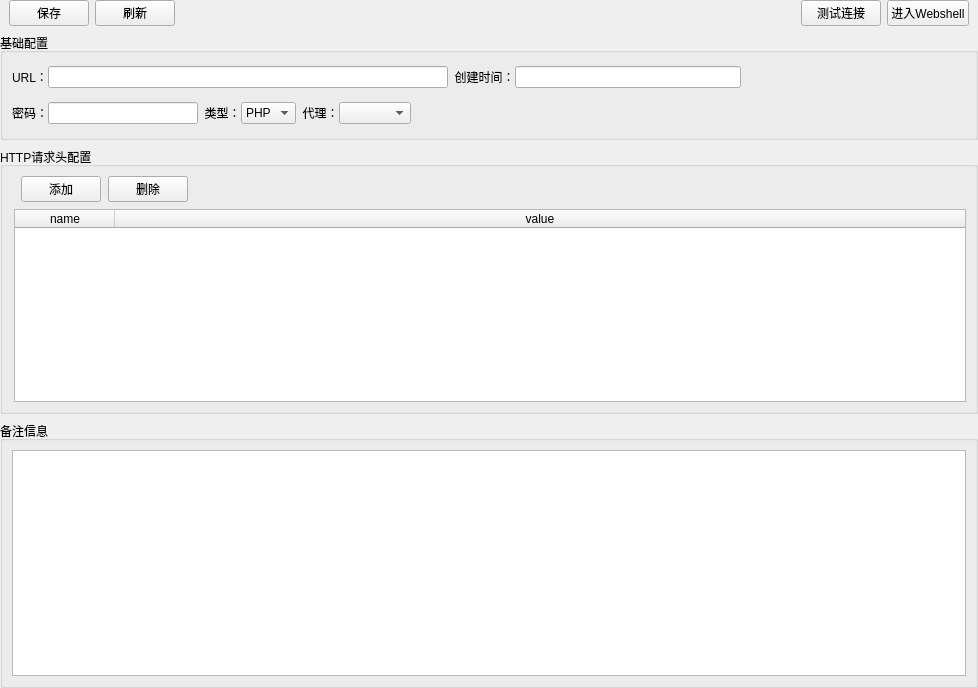
<?xml version="1.0" encoding="UTF-8"?>
<ui version="4.0">
 <class>WebshellInfo</class>
 <widget class="QWidget" name="WebshellInfo">
  <property name="geometry">
   <rect>
    <x>0</x>
    <y>0</y>
    <width>978</width>
    <height>688</height>
   </rect>
  </property>
  <property name="windowTitle">
   <string>Form</string>
  </property>
  <layout class="QVBoxLayout" name="verticalLayout">
   <property name="spacing">
    <number>7</number>
   </property>
   <property name="leftMargin">
    <number>0</number>
   </property>
   <property name="topMargin">
    <number>0</number>
   </property>
   <property name="rightMargin">
    <number>0</number>
   </property>
   <property name="bottomMargin">
    <number>0</number>
   </property>
   <item>
    <widget class="QWidget" name="widget_btn" native="true">
     <property name="minimumSize">
      <size>
       <width>0</width>
       <height>0</height>
      </size>
     </property>
     <layout class="QHBoxLayout" name="horizontalLayout_3">
      <property name="topMargin">
       <number>0</number>
      </property>
      <property name="bottomMargin">
       <number>0</number>
      </property>
      <item>
       <widget class="QPushButton" name="btn_webshellsave">
        <property name="text">
         <string>保存</string>
        </property>
        <property name="icon">
         <iconset resource="../../qrc/img.qrc">
          <normaloff>:/webshell/save.png</normaloff>:/webshell/save.png</iconset>
        </property>
        <property name="iconSize">
         <size>
          <width>17</width>
          <height>17</height>
         </size>
        </property>
       </widget>
      </item>
      <item>
       <widget class="QPushButton" name="btn_webshellrefresh">
        <property name="text">
         <string>刷新</string>
        </property>
        <property name="icon">
         <iconset resource="../../qrc/img.qrc">
          <normaloff>:/webshell/refresh.png</normaloff>:/webshell/refresh.png</iconset>
        </property>
        <property name="iconSize">
         <size>
          <width>17</width>
          <height>17</height>
         </size>
        </property>
       </widget>
      </item>
      <item>
       <spacer name="horizontalSpacer_4">
        <property name="orientation">
         <enum>Qt::Horizontal</enum>
        </property>
        <property name="sizeHint" stdset="0">
         <size>
          <width>40</width>
          <height>20</height>
         </size>
        </property>
       </spacer>
      </item>
      <item>
       <widget class="QPushButton" name="btn_webshelltest">
        <property name="text">
         <string>测试连接</string>
        </property>
        <property name="icon">
         <iconset resource="../../qrc/img.qrc">
          <normaloff>:/webshell/test.png</normaloff>:/webshell/test.png</iconset>
        </property>
       </widget>
      </item>
      <item>
       <widget class="QPushButton" name="btn_webshellconnect">
        <property name="text">
         <string>进入Webshell</string>
        </property>
        <property name="icon">
         <iconset resource="../../qrc/img.qrc">
          <normaloff>:/webshell/connect.png</normaloff>:/webshell/connect.png</iconset>
        </property>
       </widget>
      </item>
     </layout>
    </widget>
   </item>
   <item>
    <widget class="QGroupBox" name="groupBox_2">
     <property name="title">
      <string>基础配置</string>
     </property>
     <layout class="QVBoxLayout" name="verticalLayout_3">
      <item>
       <widget class="QWidget" name="widget_2" native="true">
        <property name="minimumSize">
         <size>
          <width>0</width>
          <height>30</height>
         </size>
        </property>
        <layout class="QHBoxLayout" name="horizontalLayout_2">
         <property name="spacing">
          <number>0</number>
         </property>
         <property name="leftMargin">
          <number>0</number>
         </property>
         <property name="topMargin">
          <number>0</number>
         </property>
         <property name="rightMargin">
          <number>0</number>
         </property>
         <property name="bottomMargin">
          <number>0</number>
         </property>
         <item>
          <widget class="QLabel" name="label">
           <property name="text">
            <string>URL：</string>
           </property>
          </widget>
         </item>
         <item>
          <widget class="QLineEdit" name="lineEdit_url">
           <property name="minimumSize">
            <size>
             <width>400</width>
             <height>0</height>
            </size>
           </property>
          </widget>
         </item>
         <item>
          <widget class="QLabel" name="label_7">
           <property name="text">
            <string>  创建时间：</string>
           </property>
          </widget>
         </item>
         <item>
          <widget class="QLineEdit" name="lineEdit_time">
           <property name="minimumSize">
            <size>
             <width>190</width>
             <height>0</height>
            </size>
           </property>
           <property name="maximumSize">
            <size>
             <width>300</width>
             <height>16777215</height>
            </size>
           </property>
           <property name="text">
            <string/>
           </property>
           <property name="readOnly">
            <bool>true</bool>
           </property>
          </widget>
         </item>
         <item>
          <spacer name="horizontalSpacer">
           <property name="orientation">
            <enum>Qt::Horizontal</enum>
           </property>
           <property name="sizeHint" stdset="0">
            <size>
             <width>40</width>
             <height>20</height>
            </size>
           </property>
          </spacer>
         </item>
        </layout>
       </widget>
      </item>
      <item>
       <widget class="QWidget" name="widget" native="true">
        <property name="minimumSize">
         <size>
          <width>0</width>
          <height>30</height>
         </size>
        </property>
        <layout class="QHBoxLayout" name="horizontalLayout">
         <property name="spacing">
          <number>0</number>
         </property>
         <property name="leftMargin">
          <number>0</number>
         </property>
         <property name="topMargin">
          <number>0</number>
         </property>
         <property name="rightMargin">
          <number>0</number>
         </property>
         <property name="bottomMargin">
          <number>0</number>
         </property>
         <item>
          <widget class="QLabel" name="label_2">
           <property name="text">
            <string>密码：</string>
           </property>
          </widget>
         </item>
         <item>
          <widget class="QLineEdit" name="lineEdit_passwd">
           <property name="minimumSize">
            <size>
             <width>80</width>
             <height>0</height>
            </size>
           </property>
           <property name="maximumSize">
            <size>
             <width>150</width>
             <height>16777215</height>
            </size>
           </property>
          </widget>
         </item>
         <item>
          <widget class="QLabel" name="label_5">
           <property name="text">
            <string>  类型：</string>
           </property>
          </widget>
         </item>
         <item>
          <widget class="QComboBox" name="comboBox_type">
           <item>
            <property name="text">
             <string>PHP</string>
            </property>
           </item>
          </widget>
         </item>
         <item>
          <widget class="QLabel" name="label_6">
           <property name="text">
            <string>  代理：</string>
           </property>
          </widget>
         </item>
         <item>
          <widget class="QComboBox" name="comboBox_proxy"/>
         </item>
         <item>
          <spacer name="horizontalSpacer_2">
           <property name="orientation">
            <enum>Qt::Horizontal</enum>
           </property>
           <property name="sizeHint" stdset="0">
            <size>
             <width>40</width>
             <height>20</height>
            </size>
           </property>
          </spacer>
         </item>
        </layout>
       </widget>
      </item>
     </layout>
    </widget>
   </item>
   <item>
    <widget class="QGroupBox" name="groupBox_3">
     <property name="title">
      <string>HTTP请求头配置</string>
     </property>
     <layout class="QGridLayout" name="gridLayout_2">
      <property name="leftMargin">
       <number>11</number>
      </property>
      <property name="spacing">
       <number>7</number>
      </property>
      <item row="2" column="0" colspan="4">
       <widget class="QTableWidget" name="tableWidget_httpheader">
        <property name="minimumSize">
         <size>
          <width>0</width>
          <height>150</height>
         </size>
        </property>
        <property name="selectionBehavior">
         <enum>QAbstractItemView::SelectRows</enum>
        </property>
        <property name="showGrid">
         <bool>true</bool>
        </property>
        <attribute name="horizontalHeaderCascadingSectionResizes">
         <bool>false</bool>
        </attribute>
        <attribute name="horizontalHeaderMinimumSectionSize">
         <number>30</number>
        </attribute>
        <attribute name="horizontalHeaderDefaultSectionSize">
         <number>100</number>
        </attribute>
        <attribute name="horizontalHeaderHighlightSections">
         <bool>true</bool>
        </attribute>
        <attribute name="horizontalHeaderShowSortIndicator" stdset="0">
         <bool>false</bool>
        </attribute>
        <attribute name="horizontalHeaderStretchLastSection">
         <bool>true</bool>
        </attribute>
        <attribute name="verticalHeaderVisible">
         <bool>true</bool>
        </attribute>
        <attribute name="verticalHeaderCascadingSectionResizes">
         <bool>false</bool>
        </attribute>
        <attribute name="verticalHeaderDefaultSectionSize">
         <number>30</number>
        </attribute>
        <attribute name="verticalHeaderStretchLastSection">
         <bool>false</bool>
        </attribute>
        <column>
         <property name="text">
          <string>name</string>
         </property>
        </column>
        <column>
         <property name="text">
          <string>value</string>
         </property>
        </column>
       </widget>
      </item>
      <item row="1" column="3">
       <spacer name="horizontalSpacer_3">
        <property name="orientation">
         <enum>Qt::Horizontal</enum>
        </property>
        <property name="sizeHint" stdset="0">
         <size>
          <width>40</width>
          <height>20</height>
         </size>
        </property>
       </spacer>
      </item>
      <item row="1" column="2">
       <widget class="QPushButton" name="btn_httpheader_delete">
        <property name="enabled">
         <bool>true</bool>
        </property>
        <property name="maximumSize">
         <size>
          <width>1677215</width>
          <height>16777215</height>
         </size>
        </property>
        <property name="text">
         <string>删除</string>
        </property>
        <property name="icon">
         <iconset resource="../../qrc/img.qrc">
          <normaloff>:/webshell/headerDel.png</normaloff>:/webshell/headerDel.png</iconset>
        </property>
       </widget>
      </item>
      <item row="1" column="1">
       <widget class="QPushButton" name="btn_httpheader_add">
        <property name="maximumSize">
         <size>
          <width>1677215</width>
          <height>16777215</height>
         </size>
        </property>
        <property name="text">
         <string>添加</string>
        </property>
        <property name="icon">
         <iconset resource="../../qrc/img.qrc">
          <normaloff>:/webshell/headerAdd.png</normaloff>:/webshell/headerAdd.png</iconset>
        </property>
       </widget>
      </item>
     </layout>
    </widget>
   </item>
   <item>
    <widget class="QGroupBox" name="groupBox">
     <property name="title">
      <string>备注信息</string>
     </property>
     <layout class="QVBoxLayout" name="verticalLayout_2">
      <item>
       <widget class="QTextEdit" name="textEdit_note"/>
      </item>
     </layout>
    </widget>
   </item>
  </layout>
 </widget>
 <resources>
  <include location="../../qrc/img.qrc"/>
 </resources>
 <connections/>
</ui>
